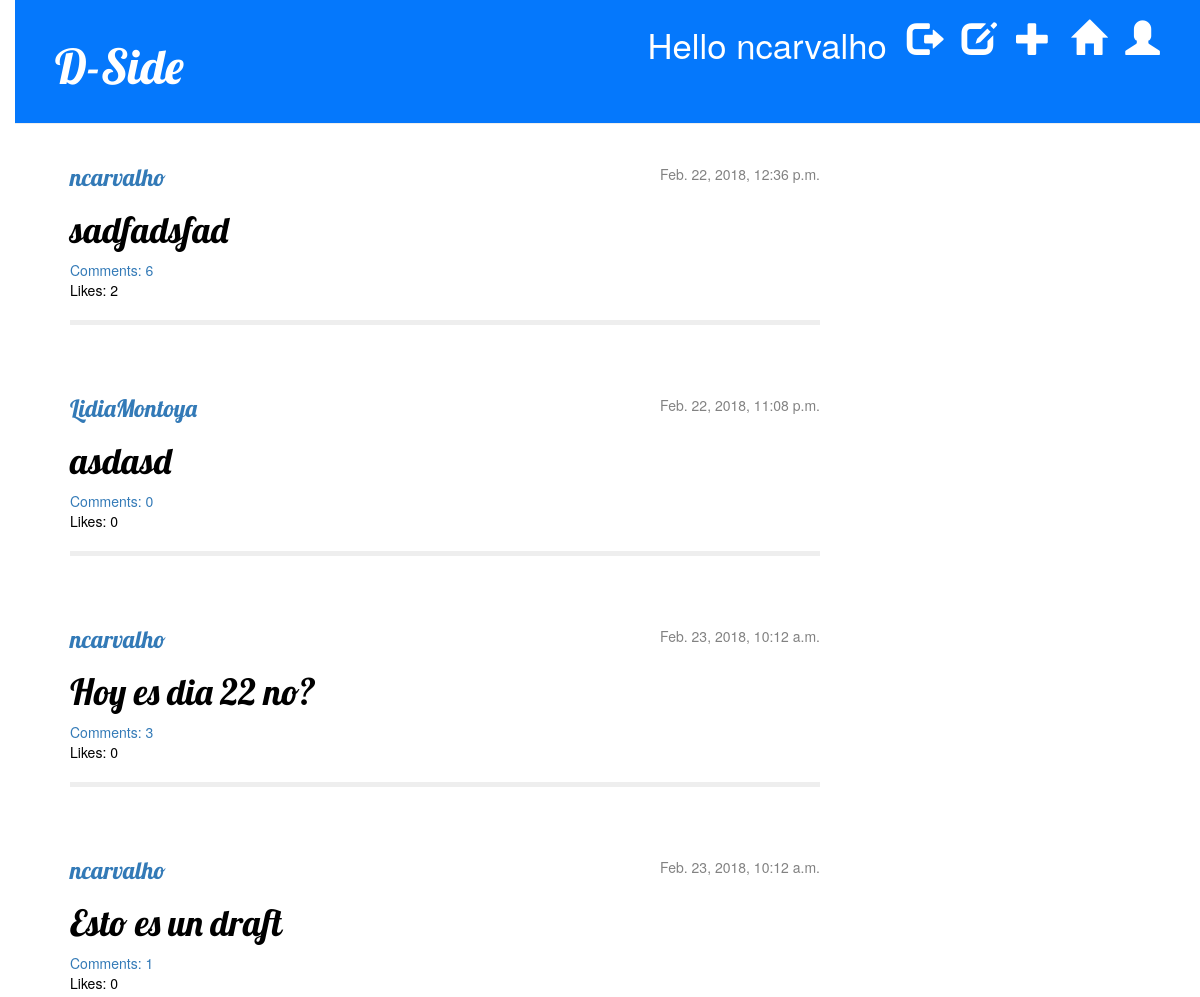
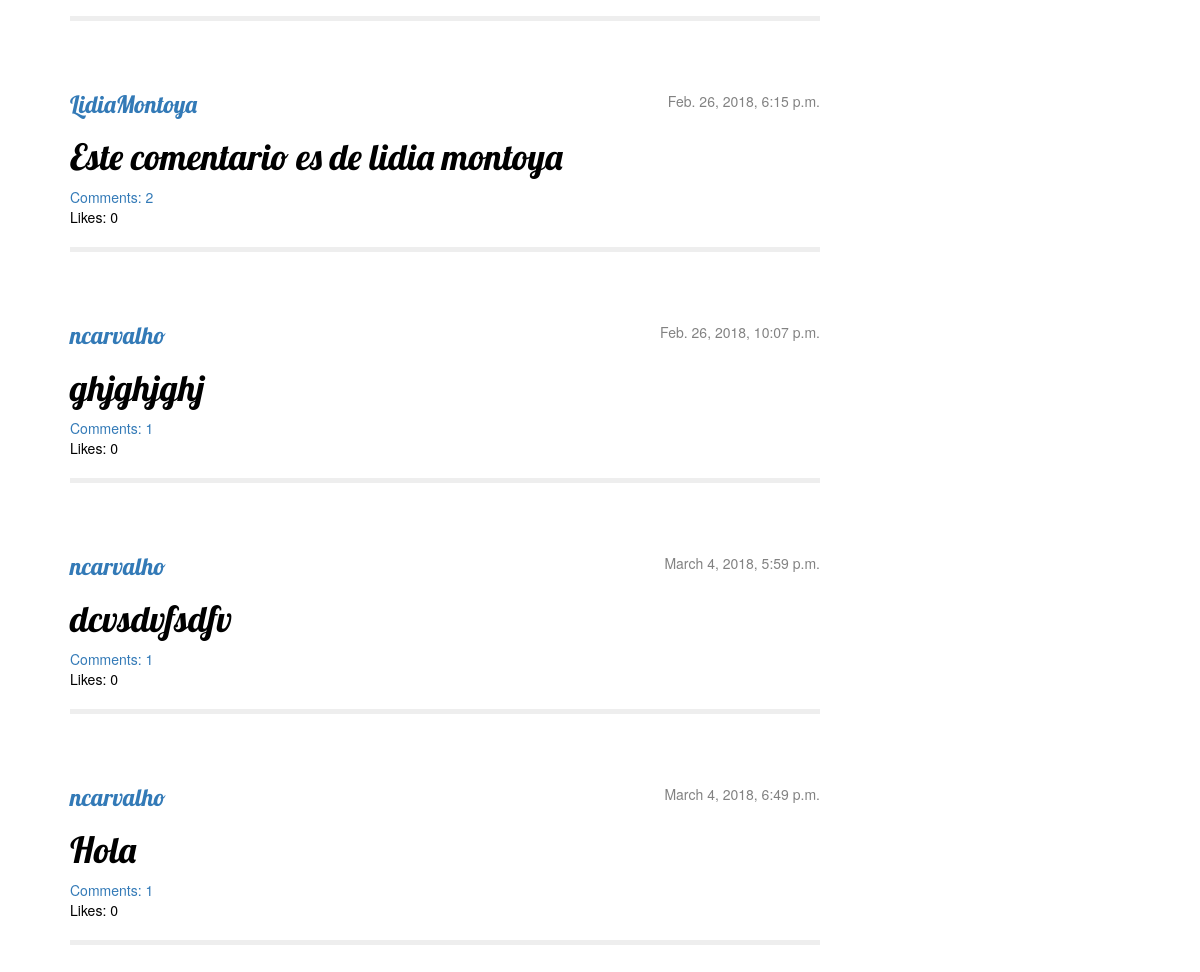
The app's page / (signed in) with its own data (2 pictures, top to bottom).
### blog/models.py (models this page shows, shortened)
class Post(models.Model):
    author = models.ForeignKey('auth.User')
    title = models.CharField(max_length=200)
    question = models.TextField(max_length=140)
    numerical_rate = models.IntegerField(default=0)
    created_date = models.DateTimeField(default=timezone.now)
    published_date = models.DateTimeField(blank=True,
                                          null=True)
    likes = models.PositiveIntegerField(default=0)

### blog/views.py (the view)
# urls.py: url(r'^$', views.post_list, name="post_list"),
@login_required
def post_list(request):
    posts = Post.objects.filter(published_date__lte=timezone.now()).order_by('published_date')
    return render(request, 'blog/post_list.html', {'posts': posts})

### blog/templates/blog/post_list.html (shortened to what this page needs)
{% extends 'blog/base.html' %}
{% block content %}
    {% for post in posts %}
        <div class="post">
            <div class="date">
                {{ post.published_date }}
            </div>
            <h3>
                <a href="{% url 'get_user_profile' username=post.author.username %}">{{ post.author.username }}</a>
            </h3>
            <h1><a href="{% url 'post_detail' pk=post.pk  username=user.username %}">{{ post.title }}</a></h1>
            <a href="{% url 'post_detail' pk=post.pk  username=user.username %}">Comments: {{ post.comments.count }}</a>
                <p>Likes: {{ post.likes }}</p>
                <hr class="post">
        </div>
    {% endfor %}
{% endblock content %}

### blog/templates/blog/base.html (shortened to what this page needs)
    {% load staticfiles %}
    <html>
        <head>
            <link rel="stylesheet" href="//maxcdn.bootstrapcdn.com/bootstrap/3.2.0/css/bootstrap.min.css">
            <link rel="stylesheet" href="//maxcdn.bootstrapcdn.com/bootstrap/3.2.0/css/bootstrap-theme.min.css">
            <link rel="stylesheet" href="{% static 'css/blog.css' %}">
        </head>
    <body>
        <div class="page-header">
    {% if user.is_authenticated %}
        <a href="{% url 'get_user_profile' username=user.username %}" class="top-menu"><span class="glyphicon glyphicon-user"></span></a>
        <a href="{% url 'post_list' %}" class="top-menu"><span class="glyphicon glyphicon-home"></span></a>
        <a href="{% url 'post_new' username=user.username %}" class="top-menu"><span class="glyphicon glyphicon-plus"></span></a>
        <a href="{% url 'post_draft_list' username=user.username%}" class="top-menu"><span class="glyphicon glyphicon-edit"></span></a>
            <a href="{% url 'logout' %}" class="top-menu"><span class="glyphicon glyphicon-log-out"></span></a>
            <p class="top-menu">Hello {{ user.username }} </p>
    {% else %}
        <a href="{% url 'login' %}" class="top-menu"><span class="glyphicon glyphicon-lock"></span></a>
    {% endif %}
    <h1><a href="/">D-Side</a></h1>
        </div>
        <div class="content container">
            <div class="row">
                <div class="col-md-8">
                {% block content %}
                {% endblock %}
                </div>
            </div>
        </div>
    </body>
    </html>

### blog/static/css/blog.css (style rules this page uses)
h1 a { color: #0578FC; font-family: 'Lobster'; }
.post hr { border-width: 5px; }
.page-header { background-color: #0578FC; margin-top: 0; padding: 20px 20px 20px 40px; }
body { padding-left: 15px; }
.page-header h1, .page-header h1 a, .page-header h1 a:visited, .page-header h1 a:active { color: #ffffff; font-size: 36pt; text-decoration: none; }
.content { margin-left: 40px; }
h1, h2, h3, h4 { font-family: 'Lobster', cursive; }
.date { float: right; color: #828282; }
.top-menu, .top-menu:hover, .top-menu:visited { color: #ffffff; float: right; font-size: 26pt; margin-right: 20px; }
.post { margin-bottom: 70px; }
.post h1 a, .post h1 a:visited { color: #000000; }
p { color: #000000; }

### records on screen
Post: published_date "Feb. 22, 2018, 12:36 p.m.", author.username "ncarvalho", title "sadfadsfad", comments.count "6", likes "2"
Post: published_date "Feb. 22, 2018, 11:08 p.m.", author.username "LidiaMontoya", title "asdasd", comments.count "0", likes "0"
Post: published_date "Feb. 23, 2018, 10:12 a.m.", author.username "ncarvalho", title "Hoy es dia 22 no?", comments.count "3", likes "0"
Post: published_date "Feb. 23, 2018, 10:12 a.m.", author.username "ncarvalho", title "Esto es un draft", comments.count "1", likes "0"
Post: published_date "Feb. 26, 2018, 6:15 p.m.", author.username "LidiaMontoya", title "Este comentario es de lidia montoya", comments.count "2", likes "0"
Post: published_date "Feb. 26, 2018, 10:07 p.m.", author.username "ncarvalho", title "ghjghjghj", comments.count "1", likes "0"
Post: published_date "March 4, 2018, 5:59 p.m.", author.username "ncarvalho", title "dcvsdvfsdfv", comments.count "1", likes "0"
Post: published_date "March 4, 2018, 6:49 p.m.", author.username "ncarvalho", title "Hola", comments.count "1", likes "0"

### other values on screen
{{ user.username }} "ncarvalho"
